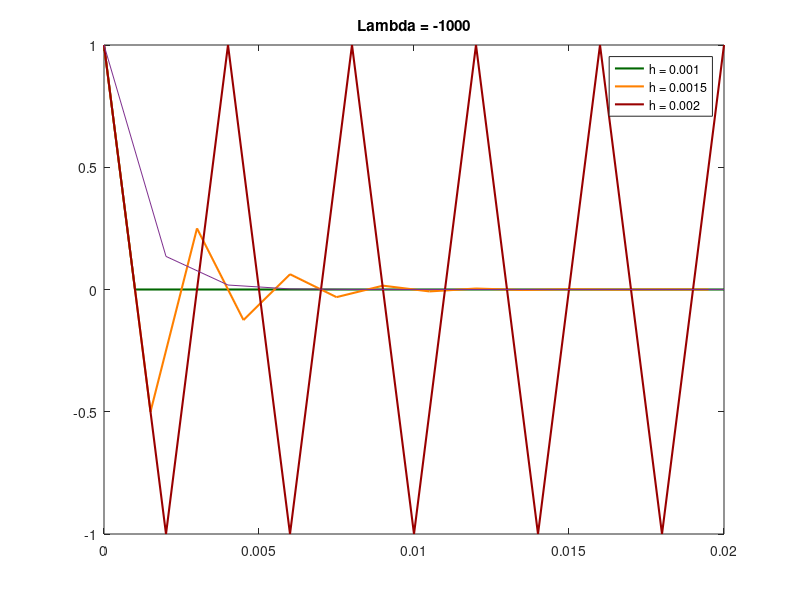

Write MATLAB code to recreate this figure.
% IVP (RHS + IC)
clear all; clc; close all;
f = @(lam,y) lam*y;
y0 = 1;
tend = .02;
lam = -1000;
% Analytical solution
figure, hold on, box on
h = [0.001 0.0015 0.002];
colors = [[0, 0.4, 0]; [1, 0.5, 0]; [0.6, 0, 0]];
for ih = 1:length(h)
    tspan = 0:h(ih):tend;
    y_an = exp(lam'*tspan);
    y = zeros(3,numel(tspan));
    %     err = zeros(size(tspan));
    y(:,1) = y0;
    %     err(1) = 0;
    for i = 2:length(tspan)
        y(ih,i) = y(ih,i-1) + h(ih) * f(lam, y(ih,i-1));
        % err(i) = y(i) - y_an(tspan(i));
        
    end
    plot(tspan, y(ih,:), 'color', colors(ih,:),'lineWidth', 1.5);
    
    
end
plot(tspan,y_an(:));
legend('h = 0.001', 'h = 0.0015', 'h = 0.002');
title('Lambda = -1000');